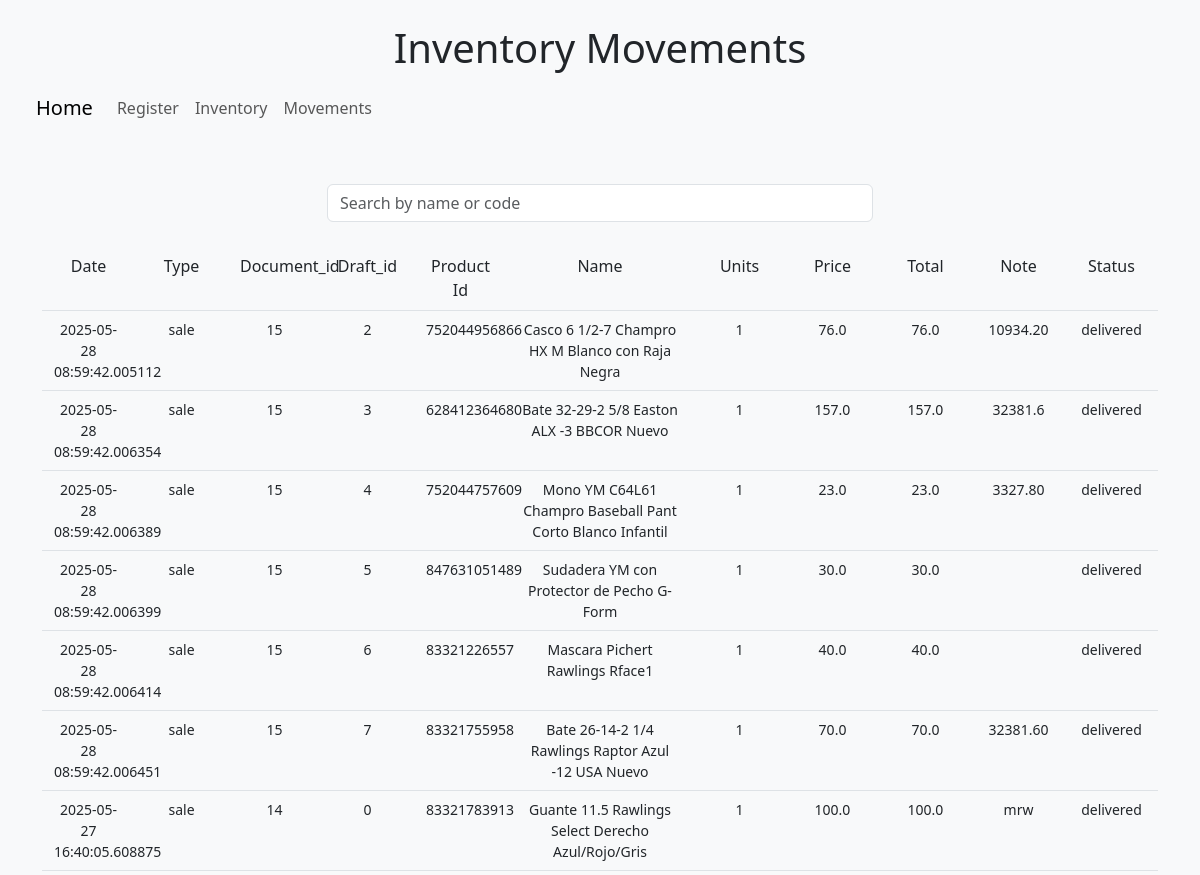
The page /inventory_movements (upper part) on the database as committed earlier.
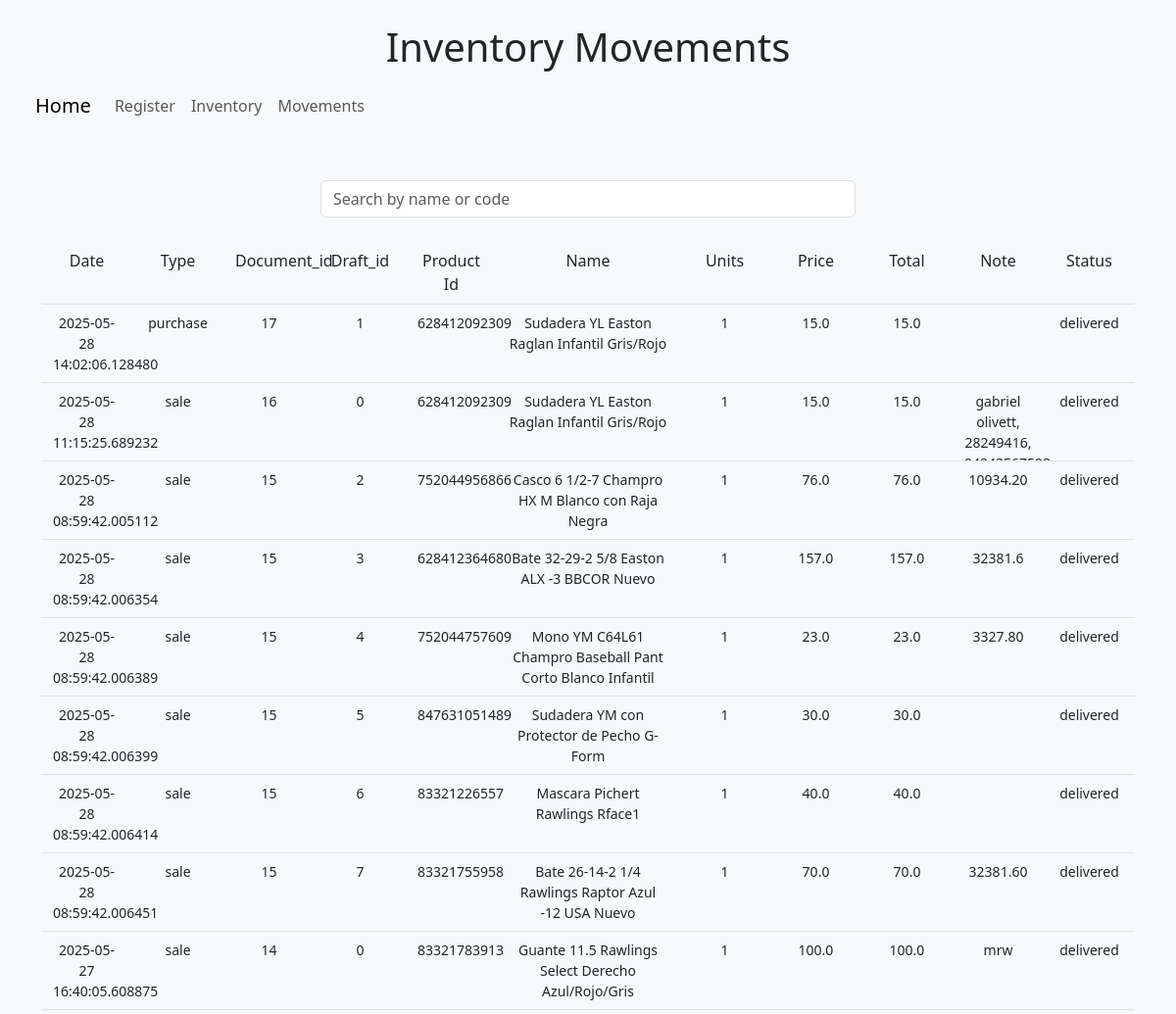
The same page on the database as committed later.
### tables this page shows
CREATE TABLE inventory_movements (
    id INTEGER PRIMARY KEY AUTOINCREMENT,
    product_id INTEGER NOT NULL,
    type TEXT NOT NULL CHECK (type IN ('sale', 'purchase', 'return', 'output')),
    Units INTEGER NOT NULL,
    date TIMESTAMP DEFAULT CURRENT_TIMESTAMP,
    note TEXT,
    document_id INTEGER, status TEXT, draft_id INTEGER NOT NULL, name TEXT NOT NULL, price REAL, toal REAL,
    FOREIGN KEY(product_id) REFERENCES inventory(id),
    FOREIGN KEY(document_id) REFERENCES movement_documents(id));

### app.py (the view)
@app.route("/inventory_movements")
def inventory_movements():
    db = get_db()
    movements = db.execute("SELECT * FROM inventory_movements ORDER BY document_id DESC").fetchall()
    return render_template("movements.html", movements=movements)

### app.py (called while the page is built)
@app.after_request
def after_request(response):
    response.headers["Cache-Control"] = "no-cache, no-store, must-revalidate"
    response.headers["Expires"] = 0
    response.headers["Pragma"] = "no-cache"
    return response

def get_db():
    if "db" not in g:
        g.db = sqlite3.connect("databases.db")
        g.db.row_factory = sqlite3.Row
    return g.db

### templates/movements.html (shortened to what this page needs)
{% extends "layout.html" %}
{% block h1 %}
    <h1>Inventory Movements</h1>
{% endblock %}
{% block main %}
<div class="container text-center mt-4">
    <div class="input-group w-50 mx-auto mb-4">
        <input type="text" id="search-input" class="form-control" placeholder="Search by name or code">
    </div>
    <div class="row py-2  justify-content-center border-bottom">
        <div class="col-1">Date</div>
        <div class="col-1">Type</div>
        <div class="col" style="width: 5%;">Document_id</div>
        <div class="col" style="width: 5%;">Draft_id</div>
        <div class="col-1">Product Id</div>
        <div class="col-2">Name</div>
        <div class="col" style="width: 5%;">Units</div>
        <div class="col" style="width: 5%;">Price</div>
        <div class="col" style="width: 5%;">Total</div>
        <div class="col-1">Note</div>
        <div class="col-1">Status</div>
    </div>
    <div id="inventory-table">
        {% for item in movements %}
            <div class="row resizable-row py-2 border-bottom justify-content-center" style="height: 80px">
                <div class="col-1 small">{{item.date}}</div>
                <div class="col-1 small">{{item.type}}</div>
                <div class="col small" style="width: 5%;">{{item.document_id}}</div>
                <div class="col small" style="width: 5%;">{{item.draft_id}}</div>
                <div class="col-1 small">{{item.product_id}}</div>
                <div class="col-2 small" >{{item.name}}</div>
                <div class="col small" style="width: 5%;">{{item.Units}}</div>
                <div class="col small" style="width: 5%;">{{item.price}}</div>
                <div class="col small" style="width: 5%;">{{item.toal}}</div>
                <div class="col-1 small">{{item.note}}</div>
                <div class="col-1 small">{{item.status}}</div>
                <div class="resize-handle"></div>
            </div>
        {% endfor %}
    </div>
</div>
{% endblock %}

### templates/layout.html (shortened to what this page needs)
<!DOCTYPE html>
<html lang="en">
<head>
    <link href="https://cdn.jsdelivr.net/npm/bootstrap@5.3.3/dist/css/bootstrap.min.css" rel="stylesheet">
</head>
<body class="bg-light">
    <header class="text-center p-4">
        {% block h1%}{% endblock %}
        <nav class="navbar navbar-expand-lg bg-body-tertiary">
            <div class="container-fluid">
              <a class="navbar-brand" href="/">Home</a>
              <div class="collapse navbar-collapse" id="navbarNav">
                <ul class="navbar-nav">
                  <li class="nav-item">
                    <a class="nav-link" href="/register">Register</a>
                  </li>
                  <li class="nav-item">
                    <a class="nav-link" href="/inventory">Inventory</a>
                  </li>
                  <li class="nav-item">
                    <a class="nav-link" href="/inventory_movements">Movements</a>
                  </li>
                </ul>
              </div>
            </div>
          </nav>
    </header>
    <main class="container mt-1 mx-auto">
        {% block main %}{% endblock %}
    </main>
</body>
</html>

### templates/movements.html (style rules this page uses)
.resizable-row { position: relative; height: 80px; transition: height 0.1s; overflow: hidden; border-bottom: 1px solid #ccc; }
.resize-handle { position: absolute; bottom: 0; left: 0; height: 5px; width: 100%; cursor: row-resize; background-color: transparent; z-index: 1; }

Rows that differ between the two databases and show on the page:
added inventory_movements: date "2025-05-28 14:02:06.128480", type "purchase", document_id "17", draft_id "1", product_id "628412092309", name "Sudadera YL Easton Raglan Infantil Gris/Rojo", Units "1", price "15.0", toal "15.0", status "delivered"
added inventory_movements: date "2025-05-28 11:15:25.689232", type "sale", document_id "16", draft_id "0", product_id "628412092309", name "Sudadera YL Easton Raglan Infantil Gris/Rojo", Units "1", price "15.0", toal "15.0", note "gabriel olivett, 28249416,…", status "delivered"
